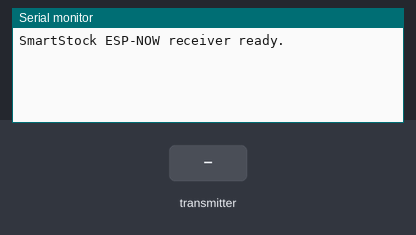
Recording of a sketch running on a simulated ESP8266 (NodeMCU). On the bench: the last lines printed to the serial monitor. The inputs (shaded band) are chosen by the test bench.

Above: at 1.2 s.
1.3 s: the transmitter starts sending G = 0
At 1.61 s:
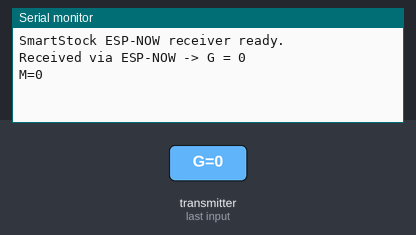
2.8 s: the transmitter starts sending G = 256
At 3.11 s:
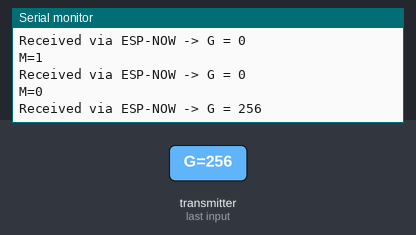

Measured:
- after the input at 1.3 s, the serial monitor: prints a new line at once (image 1)
- after the input at 2.8 s, the serial monitor: prints a new line at once (image 2)

The sketch:

Esp-01_code.ino
```cpp
#include <ESP8266WiFi.h>
#include <espnow.h>

// ============================================================
// CONFIGURATION
// ============================================================

const unsigned long HEARTBEAT_INTERVAL = 5000;

// Command mapping used to maintain compatibility between
// ESP-NOW commands and the Arduino controller.
const int COMMAND_MAP[13] = {
  0,
  7, 8, 9, 10, 11, 12, 13,
  8, 9, 10, 11, 12
};

// ============================================================
// DATA STRUCTURE
// ============================================================

typedef struct {
  int G;       // Main command
  bool M;      // Operation mode
  int reserved;
} DataPacket;

DataPacket receivedData;

// ============================================================
// GLOBAL STATE
// ============================================================

int currentCommand = 0;
bool operationMode = true;

unsigned long lastCommunication = 0;

// ============================================================
// ESP-NOW RECEIVE CALLBACK
// ============================================================

void onDataReceived(uint8_t* macAddress, uint8_t* incomingData, uint8_t length) {

  // Ignore packets smaller than the expected structure
  if (length < sizeof(DataPacket)) {
    Serial.println("Invalid ESP-NOW packet received.");
    return;
  }

  memcpy(&receivedData, incomingData, sizeof(receivedData));

  Serial.print("Received via ESP-NOW -> G = ");
  Serial.println(receivedData.G);

  // ----------------------------------------------------------
  // CONNECTION / PAIRING CONFIRMATION
  // ----------------------------------------------------------

  if (receivedData.G == 100 or receivedData.G==99) {

    Serial.println("ESP32 connected and successfully paired.");

    lastCommunication = millis();

    return;
  }

  // ----------------------------------------------------------
  // PIR SENSOR EVENT
  // G = 0 -> Toggle operation mode
  // ----------------------------------------------------------

  if (receivedData.G == 0) {

    operationMode = !operationMode;

    Serial.print("M=");
    Serial.println(operationMode);
  }

  // ----------------------------------------------------------
  // DIRECT COMMANDS
  // G = 1 to 6
  // ----------------------------------------------------------

  if (receivedData.G >= 1 && receivedData.G <= 6) {

    currentCommand = receivedData.G;

    Serial.print("G=");
    Serial.println(currentCommand);
  }

  // ----------------------------------------------------------
  // SPECIAL COMMAND
  // G = 28
  // ----------------------------------------------------------

  if (receivedData.G == 28) {

    currentCommand = receivedData.G;

    Serial.print("G=");
    Serial.println(currentCommand);
  }

  // ----------------------------------------------------------
  // MAPPED COMMANDS
  // G = 7 to 18
  // ----------------------------------------------------------

  if (receivedData.G >= 7 && receivedData.G <= 18) {

    int mapIndex = receivedData.G - 6;

    currentCommand = COMMAND_MAP[mapIndex];

    Serial.print("G=");
    Serial.println(currentCommand);
  }

  // Update communication timestamp
  lastCommunication = millis();
}

// ============================================================
// SETUP
// ============================================================

void setup() {

  // Communication with the main Arduino controller
  Serial.begin(9600);

  // Configure ESP8266 as a Wi-Fi station
  WiFi.mode(WIFI_STA);
  WiFi.disconnect();

  // Initialize ESP-NOW
  if (esp_now_init() != 0) {

    Serial.println("ERROR: Failed to initialize ESP-NOW.");

    return;
  }

  // Configure this ESP8266 as an ESP-NOW receiver
  esp_now_set_self_role(ESP_NOW_ROLE_SLAVE);

  // Register the receive callback
  esp_now_register_recv_cb(onDataReceived);

  // Initialize the communication timer
  lastCommunication = millis();

  Serial.println("SmartStock ESP-NOW receiver ready.");
}

// ============================================================
// MAIN LOOP
// ============================================================

void loop() {

  // Send a heartbeat message if no ESP-NOW data
  // has been received within the configured interval.
  if (millis() - lastCommunication > HEARTBEAT_INTERVAL) {

    Serial.println("HEARTBEAT");

    lastCommunication = millis();
  }
}
```
